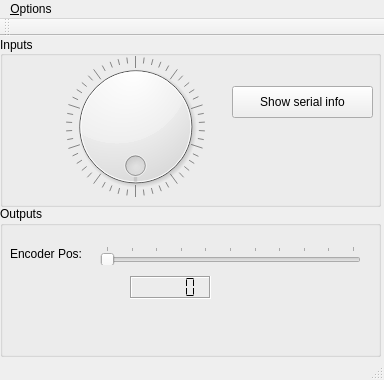
<?xml version="1.0" encoding="UTF-8"?>
<ui version="4.0">
 <class>MainWindow</class>
 <widget class="QMainWindow" name="MainWindow">
  <property name="geometry">
   <rect>
    <x>0</x>
    <y>0</y>
    <width>384</width>
    <height>380</height>
   </rect>
  </property>
  <property name="windowTitle">
   <string>MainWindow</string>
  </property>
  <widget class="QWidget" name="centralWidget">
   <widget class="QGroupBox" name="groupBox">
    <property name="geometry">
     <rect>
      <x>0</x>
      <y>0</y>
      <width>381</width>
      <height>171</height>
     </rect>
    </property>
    <property name="autoFillBackground">
     <bool>false</bool>
    </property>
    <property name="title">
     <string>Inputs</string>
    </property>
    <property name="alignment">
     <set>Qt::AlignLeading|Qt::AlignLeft|Qt::AlignVCenter</set>
    </property>
    <widget class="QDial" name="dial">
     <property name="geometry">
      <rect>
       <x>50</x>
       <y>20</y>
       <width>171</width>
       <height>141</height>
      </rect>
     </property>
     <property name="minimum">
      <number>0</number>
     </property>
     <property name="maximum">
      <number>100</number>
     </property>
     <property name="orientation">
      <enum>Qt::Horizontal</enum>
     </property>
     <property name="wrapping">
      <bool>true</bool>
     </property>
     <property name="notchesVisible">
      <bool>true</bool>
     </property>
    </widget>
    <widget class="QPushButton" name="pushButton">
     <property name="geometry">
      <rect>
       <x>232</x>
       <y>50</y>
       <width>141</width>
       <height>32</height>
      </rect>
     </property>
     <property name="text">
      <string>Show serial info</string>
     </property>
    </widget>
   </widget>
   <widget class="QGroupBox" name="groupBox_2">
    <property name="geometry">
     <rect>
      <x>0</x>
      <y>170</y>
      <width>381</width>
      <height>151</height>
     </rect>
    </property>
    <property name="title">
     <string>Outputs</string>
    </property>
    <widget class="QLabel" name="label">
     <property name="geometry">
      <rect>
       <x>10</x>
       <y>40</y>
       <width>91</width>
       <height>16</height>
      </rect>
     </property>
     <property name="text">
      <string>Encoder Pos:</string>
     </property>
    </widget>
    <widget class="QSlider" name="horizontalSlider">
     <property name="geometry">
      <rect>
       <x>100</x>
       <y>40</y>
       <width>261</width>
       <height>19</height>
      </rect>
     </property>
     <property name="maximum">
      <number>1000</number>
     </property>
     <property name="orientation">
      <enum>Qt::Horizontal</enum>
     </property>
     <property name="tickPosition">
      <enum>QSlider::TicksAbove</enum>
     </property>
     <property name="tickInterval">
      <number>100</number>
     </property>
    </widget>
    <widget class="QLCDNumber" name="lcdNumber">
     <property name="enabled">
      <bool>true</bool>
     </property>
     <property name="geometry">
      <rect>
       <x>130</x>
       <y>70</y>
       <width>81</width>
       <height>23</height>
      </rect>
     </property>
     <property name="autoFillBackground">
      <bool>false</bool>
     </property>
     <property name="frameShadow">
      <enum>QFrame::Sunken</enum>
     </property>
     <property name="segmentStyle">
      <enum>QLCDNumber::Flat</enum>
     </property>
    </widget>
   </widget>
  </widget>
  <widget class="QToolBar" name="mainToolBar">
   <attribute name="toolBarArea">
    <enum>TopToolBarArea</enum>
   </attribute>
   <attribute name="toolBarBreak">
    <bool>false</bool>
   </attribute>
  </widget>
  <widget class="QStatusBar" name="statusBar"/>
  <widget class="QMenuBar" name="menuBar">
   <property name="geometry">
    <rect>
     <x>0</x>
     <y>0</y>
     <width>384</width>
     <height>22</height>
    </rect>
   </property>
   <widget class="QMenu" name="menu_Options">
    <property name="title">
     <string>&amp;Options</string>
    </property>
    <addaction name="action_Serial"/>
   </widget>
   <addaction name="menu_Options"/>
  </widget>
  <action name="action_Serial">
   <property name="text">
    <string>&amp;Serial coms...</string>
   </property>
  </action>
 </widget>
 <layoutdefault spacing="6" margin="11"/>
 <resources/>
 <connections>
  <connection>
   <sender>dial</sender>
   <signal>valueChanged(int)</signal>
   <receiver>MainWindow</receiver>
   <slot>on_dial_moved(int)</slot>
   <hints>
    <hint type="sourcelabel">
     <x>104</x>
     <y>158</y>
    </hint>
    <hint type="destinationlabel">
     <x>363</x>
     <y>160</y>
    </hint>
   </hints>
  </connection>
  <connection>
   <sender>MainWindow</sender>
   <signal>updateLCD(double)</signal>
   <receiver>lcdNumber</receiver>
   <slot>display(double)</slot>
   <hints>
    <hint type="sourcelabel">
     <x>377</x>
     <y>311</y>
    </hint>
    <hint type="destinationlabel">
     <x>190</x>
     <y>295</y>
    </hint>
   </hints>
  </connection>
  <connection>
   <sender>pushButton</sender>
   <signal>clicked()</signal>
   <receiver>MainWindow</receiver>
   <slot>onSerialInfoBtnClicked()</slot>
   <hints>
    <hint type="sourcelabel">
     <x>321</x>
     <y>95</y>
    </hint>
    <hint type="destinationlabel">
     <x>377</x>
     <y>93</y>
    </hint>
   </hints>
  </connection>
  <connection>
   <sender>MainWindow</sender>
   <signal>updateSlider(int)</signal>
   <receiver>horizontalSlider</receiver>
   <slot>setValue(int)</slot>
   <hints>
    <hint type="sourcelabel">
     <x>383</x>
     <y>323</y>
    </hint>
    <hint type="destinationlabel">
     <x>315</x>
     <y>257</y>
    </hint>
   </hints>
  </connection>
 </connections>
 <slots>
  <signal>updateSlider(int)</signal>
  <signal>updateLCD(double)</signal>
  <slot>on_dial_moved(int)</slot>
  <slot>onSerialInfoBtnClicked()</slot>
 </slots>
</ui>
